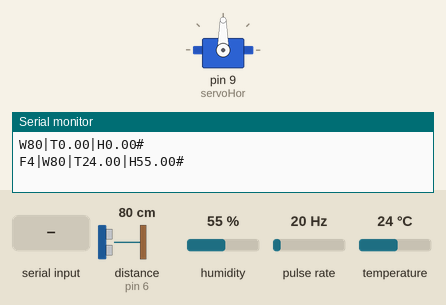
The sketch below on a simulated Arduino Uno, built with avr-gcc and run on an emulated ATmega328P. Parts: servo, the last lines printed to the serial monitor. Wiring (inferred from the names in the program): ultrasonic range finder: trigger pin 7; echo pin 6; pulse sensor: data pin 2. The test bench sets the inputs (shaded band); at power-on: distance to the obstacle (sensor on pin 6) 80 cm, humidity 55 %, pulse rate 20 Hz, temperature 24 °C. The echo pulse lasts 58.3 µs per cm.

Above: at 1.2 s.
1.3 s: "X,45\n" received over Serial
At 3.0 s:
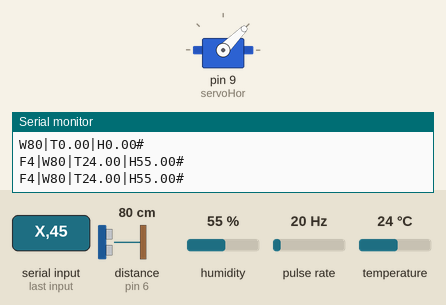
3.5 s: byte 88 ('X') received over Serial
At 5.9 s:
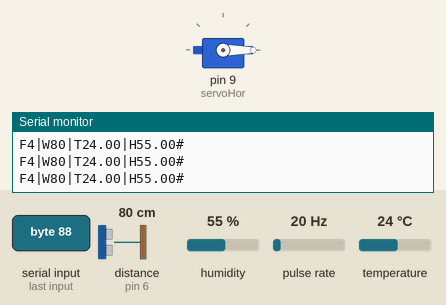
6.6 s: "X90\n" received over Serial
At 7.6 s:
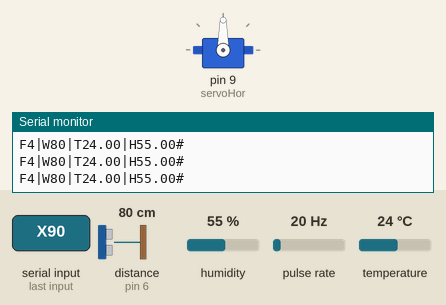
8.6 s: "X\n" received over Serial
At 10.5 s:
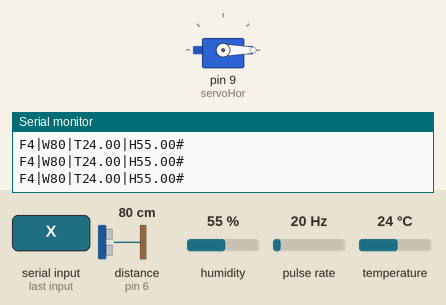
Timing chart, 0 to 12.0 s (numbered marks = the images above; inputs shaded):
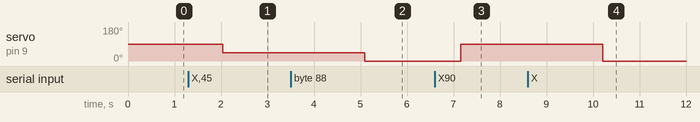

Measured:
- after the input at 1.3 s, servo on pin 9 (servoHor): 90° → 45° after 0.74 s
- after the input at 3.5 s, servo on pin 9 (servoHor): 45° → 0° after 1.6 s
- after the input at 6.6 s, servo on pin 9 (servoHor): 0° → 90° after 0.55 s
- after the input at 8.6 s, servo on pin 9 (servoHor): 90° → 0° after 1.6 s

The sketch:

Flood_detection.ino
```cpp
#include <dht.h>
#include<Servo.h>
 //Horizontal Servo

dht DHT;
Servo servoHor;
#define DHT11_PIN 3

int x;
int prevX;

byte sensorInterrupt = 0;  // 0 = digital pin 2
byte sensorPin       = 2;
const int pingPin = 7; // Trigger Pin of Ultrasonic Sensor
const int echoPin = 6; // Echo Pin of Ultrasonic Sensor
// The hall-effect flow sensor outputs approximately 4.5 pulses per second per
// litre/minute of flow.
float calibrationFactor = 4.5;

volatile byte pulseCount;

float flowRate;
bool count = false;

unsigned long oldTime;

void setup()
{

  // Initialize a serial connection for reporting values to the host
  Serial.begin(9600);
   servoHor.attach(9); //Attach Horizontal Servo to Pin 6
  servoHor.write(90);
  // Set up the status LED line as an output
  pinMode(pingPin, OUTPUT);
   pinMode(echoPin, INPUT);

  pinMode(sensorPin, INPUT);
  digitalWrite(sensorPin, HIGH);

  pulseCount        = 0;
  flowRate          = 0.0;
  oldTime           = 0;

  // The Hall-effect sensor is connected to pin 2 which uses interrupt 0.
  // Configured to trigger on a FALLING state change (transition from HIGH
  // state to LOW state)
  attachInterrupt(sensorInterrupt, pulseCounter, FALLING);
}

/**
 * Main program loop
 */
void loop()
{
   if(Serial.available() > 0)
   {

    if(Serial.read() == 'X')
    {
      x = Serial.parseInt();
      servoHor.write(x);
    }
   }
  if (Serial.available() == 0)
{
   if((millis() - oldTime) > 1000)    // Only process counters once per second
  {
    // Disable the interrupt while calculating flow rate and sending the value to
    // the host
    detachInterrupt(sensorInterrupt);

    // Because this loop may not complete in exactly 1 second intervals we calculate
    // the number of milliseconds that have passed since the last execution and use
    // that to scale the output. We also apply the calibrationFactor to scale the output
    // based on the number of pulses per second per units of measure (litres/minute in
    // this case) coming from the sensor.
    flowRate = ((1000.0 / (millis() - oldTime)) * pulseCount) / calibrationFactor;

    // Note the time this processing pass was executed. Note that because we've
    // disabled interrupts the millis() function won't actually be incrementing right
    // at this point, but it will still return the value it was set to just before
    // interrupts went away.
    oldTime = millis();

    // Divide the flow rate in litres/minute by 60 to determine how many litres have
    // passed through the sensor in this 1 second interval, then multiply by 1000 to
    // convert to millilitres.


    int chk = DHT.read11(DHT11_PIN);


    // Print the flow rate for this second in litres / minute
    Serial.print("F");
    Serial.print(int(flowRate));  // Print the integer part of the variable
    Serial.print("|");


    // Reset the pulse counter so we can start incrementing again
    pulseCount = 0;

    // Enable the interrupt again now that we've finished sending output
    attachInterrupt(sensorInterrupt, pulseCounter, FALLING);


  }
    long duration = distance_calculate();
   //Serial.println(duration);
    long cm = microsecondsToCentimeters(duration);


    Serial.print("W");
    Serial.print(cm);
    Serial.print("|");
    Serial.print("T");
    Serial.print(DHT.temperature);
    Serial.print("|");
    Serial.print("H");
    Serial.print(DHT.humidity);
    Serial.print("#");

    Serial.print("\n");
    delay(1000);
}
}


/*
Insterrupt Service Routine
 */
void pulseCounter()
{
  // Increment the pulse counter
  pulseCount++;
}

long distance_calculate() {
long duration;

   digitalWrite(pingPin, LOW);
   delayMicroseconds(2);
   digitalWrite(pingPin, HIGH);
   delayMicroseconds(10);
   digitalWrite(pingPin, LOW);

   duration = pulseIn(echoPin, HIGH);
   return duration;
}

long microsecondsToInches(long microseconds) {
   return microseconds / 74 / 2;
}

long microsecondsToCentimeters(long microseconds) {
   return microseconds / 29 / 2;
}

void Pos()
{
  if(prevX != x )
  {
    //tune this range to generate map
    int servoX = map(x, 0, 640, 0, 179);
    servoX = min(servoX, 179);
    servoX = max(servoX, 0);
    servoHor.write(servoX);
   }
}
```
